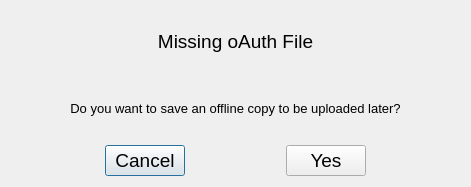
<?xml version="1.0" encoding="UTF-8"?>
<ui version="4.0">
 <class>Dialog</class>
 <widget class="QDialog" name="Dialog">
  <property name="geometry">
   <rect>
    <x>0</x>
    <y>0</y>
    <width>471</width>
    <height>187</height>
   </rect>
  </property>
  <property name="font">
   <font>
    <pointsize>14</pointsize>
   </font>
  </property>
  <property name="windowTitle">
   <string>Dialog</string>
  </property>
  <layout class="QVBoxLayout" name="verticalLayout_2">
   <item>
    <layout class="QVBoxLayout" name="verticalLayout">
     <item>
      <widget class="QLabel" name="heading1_text">
       <property name="text">
        <string>Missing oAuth File</string>
       </property>
       <property name="alignment">
        <set>Qt::AlignCenter</set>
       </property>
      </widget>
     </item>
     <item>
      <widget class="QLabel" name="heading2_text">
       <property name="font">
        <font>
         <pointsize>10</pointsize>
        </font>
       </property>
       <property name="text">
        <string>Do you want to save an offline copy to be uploaded later?</string>
       </property>
       <property name="alignment">
        <set>Qt::AlignCenter</set>
       </property>
       <property name="wordWrap">
        <bool>true</bool>
       </property>
      </widget>
     </item>
    </layout>
   </item>
   <item>
    <layout class="QHBoxLayout" name="horizontalLayout">
     <item>
      <spacer name="horizontalSpacer_2">
       <property name="orientation">
        <enum>Qt::Horizontal</enum>
       </property>
       <property name="sizeHint" stdset="0">
        <size>
         <width>40</width>
         <height>20</height>
        </size>
       </property>
      </spacer>
     </item>
     <item>
      <widget class="QPushButton" name="cancel_button">
       <property name="text">
        <string>Cancel</string>
       </property>
      </widget>
     </item>
     <item>
      <spacer name="horizontalSpacer">
       <property name="orientation">
        <enum>Qt::Horizontal</enum>
       </property>
       <property name="sizeHint" stdset="0">
        <size>
         <width>40</width>
         <height>20</height>
        </size>
       </property>
      </spacer>
     </item>
     <item>
      <widget class="QPushButton" name="yes_button">
       <property name="text">
        <string>Yes</string>
       </property>
      </widget>
     </item>
     <item>
      <spacer name="horizontalSpacer_3">
       <property name="orientation">
        <enum>Qt::Horizontal</enum>
       </property>
       <property name="sizeHint" stdset="0">
        <size>
         <width>40</width>
         <height>20</height>
        </size>
       </property>
      </spacer>
     </item>
    </layout>
   </item>
  </layout>
 </widget>
 <resources/>
 <connections/>
</ui>
